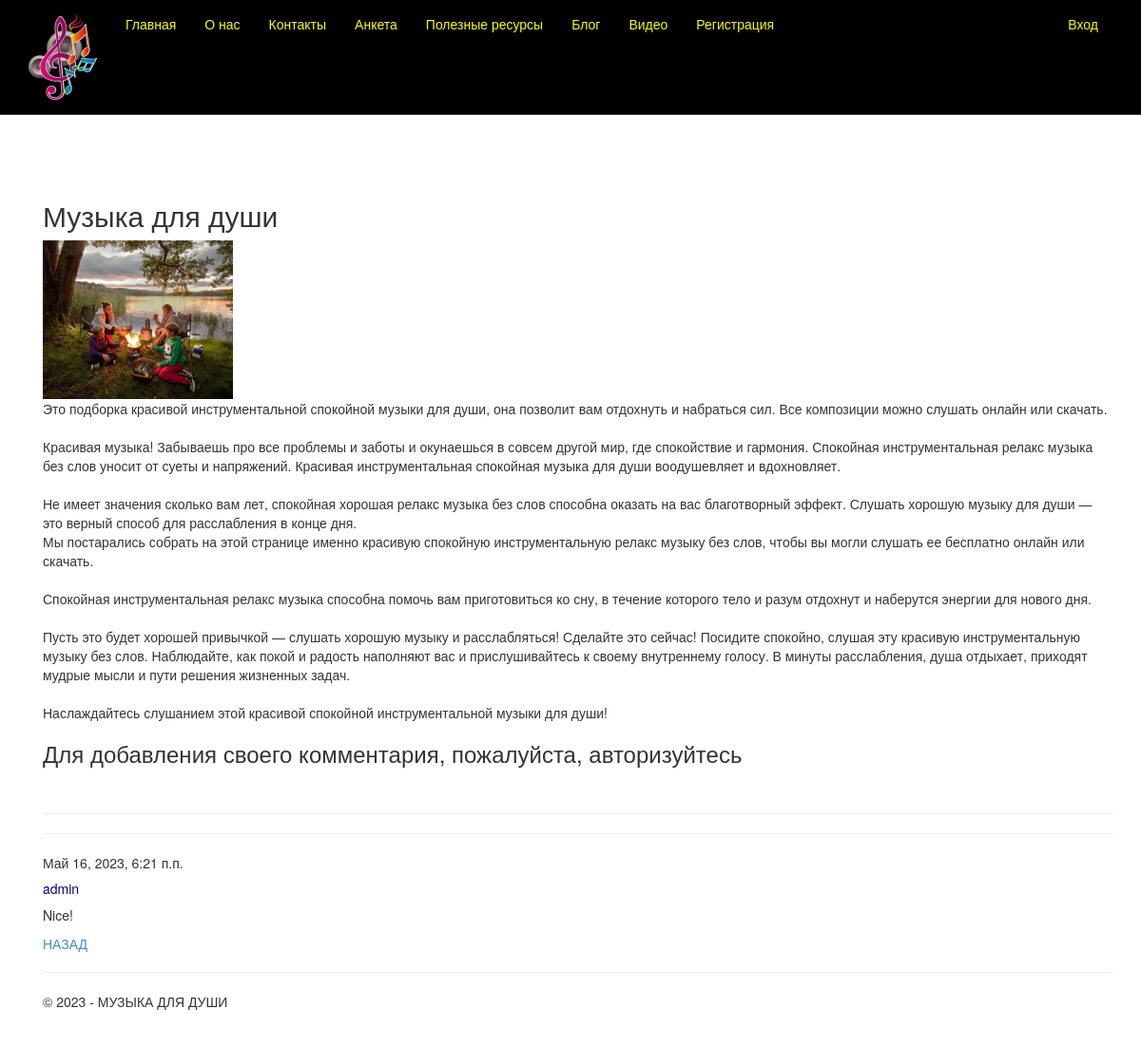
Screenshot of /blogpost/1/ with the database file from the repository.
### app/models.py (models this page shows, shortened)
class Blog(models.Model):
    title = models.CharField(max_length = 100, unique_for_date = "posted", verbose_name = "Заголовок")
    description = models.TextField(verbose_name = "Краткое содержание")
    content = models.TextField(verbose_name = "Полное содержание")
    posted = models.DateTimeField(default = datetime.now(), db_index = True, verbose_name = "Опубликована")
    author = models.ForeignKey(User, null=True, blank=True, on_delete = models.SET_NULL, verbose_name = "Автор")
    image = models.FileField(default = 'tepm.jpg', verbose_name = "Путь к картинке")
    class Meta:
        db_table = "Posts"
        ordering = ["-posted"]
        verbose_name = "статья блога"
        verbose_name_plural = "статья блога"

class Comment(models.Model):
    text = models.TextField(verbose_name = "Текст комментария")
    date = models.DateTimeField(default = datetime.now(), db_index = True, verbose_name = "Дата комментария")
    author = models.ForeignKey(User, on_delete = models.CASCADE, verbose_name = "Автор комментария")
    post = models.ForeignKey(Blog, on_delete = models.CASCADE, verbose_name = "Статья комментария")
    class Meta:
        db_table = "Comment"
        ordering = ["-date"]
        verbose_name = "Комментарии к статье блога"
        verbose_name_plural = "Комментарии к статьям блога"

### app/views.py (the view)
# urls.py: path('blogpost/<int:parametr>/', views.blogpost, name='blogpost'),
def blogpost(request, parametr):
    assert isinstance(request, HttpRequest)
    post_1 = Blog.objects.get(id=parametr) # запрос на выбор конкретной статьи по параметру
    comments = Comment.objects.filter(post=parametr)
    if request.method == "POST": # после отправки данных формы на сервер методом POST
        form = CommentForm(request.POST)
        if form.is_valid():
            comment_f = form.save(commit=False)
            comment_f.author = request.user # добавляем (так как этого поля нет в форме) в модель Комментария (Comment) в поле автор авторизованного пользователя
            comment_f.date = datetime.now() # добавляем в модель Комментария (Comment) текущую дату
            comment_f.post = Blog.objects.get(id=parametr) # добавляем в модель Комментария (Comment) статью, для которой данный комментарий
            comment_f.save()
            return redirect('blogpost', parametr=post_1.id) # переадресация на ту же страницу статьи после отправки комментария
    else:
        form = CommentForm() # создание формы для ввода комментария
    return render(
        request,
        'app/blogpost.html',
        {
            'post_1': post_1, # передача конкретной статьи в шаблон веб-страницы
            'comments': comments, # передача всех комментариев к данной статье в шаблон веб-страницы
            'form': form, # передача формы добавления комментария в шаблон веб-страницы
            'year':datetime.now().year,
        }
)

### app/templates/app/blogpost.html
{% extends "app/layout.html" %}
{% block content %}
<h2> {{post_1.title}} </h2>
{% if post_1.image and post_1.image.url != '/media/temp.jpg' %}
<img src="{{ post_1.image.url }}" alt=" Картинка статьи блога" width="200" />
{% endif %}
<p> {{post_1.content|linebreaksbr}} </p>
{% if user.is_authenticated %}
<h3>Добавить комментарий</h3>
<form method="POST">
    {% csrf_token %}
    <div>
        {{form.as_p}}
        <button type="submit" class="save btn btn-default"> Отправить комментарий </button>
    </div>
</form>
{% else %}
<h3> Для добавления своего комментария, пожалуйста, авторизуйтесь </h3>
{% endif %}
<br />
<hr />
{% for comment in comments %}
<hr />
<h7> {{comment.date}} </h7>
<h5> {{comment.author}} </h5>
<p> {{comment.text|linebreaksbr}} </p>
{% endfor %}
<p><a href="{% url 'blog' %}">НАЗАД</a></p>
{% endblock %}

### app/static/app/content/site.css (style rules this page uses)
body { padding-top: 190px; padding-bottom: 50px; }
h5 { color: darkblue; }

### rows the page displays
Blog: title "Музыка для души", image (picture), content "Это подборка красивой инструментальной спокойной музыки для души, она позволит вам отдохнуть и набраться сил. Все композиции можно слушать онлайн или скачать. Красивая музыка! Забываешь про все проблемы и заботы и окунаешься в совсем другой мир, где спокойствие и гармония. Спокойная инструментальная релакс музыка без слов уносит от суеты и напряжений. Красивая инструментальная спокойная музыка для души воодушевляет и вдохновляет. Не имеет значения сколько вам лет, спокойная хорошая релакс музыка без слов способна оказать на вас благотворный эффект. Слушать хорошую музыку для души — это верный способ для расслабления в конце дня. Мы постарались собрать на этой странице именно красивую…"
Comment: date "Май 16, 2023, 6:21 п.п.", author "admin", text "Nice!"
